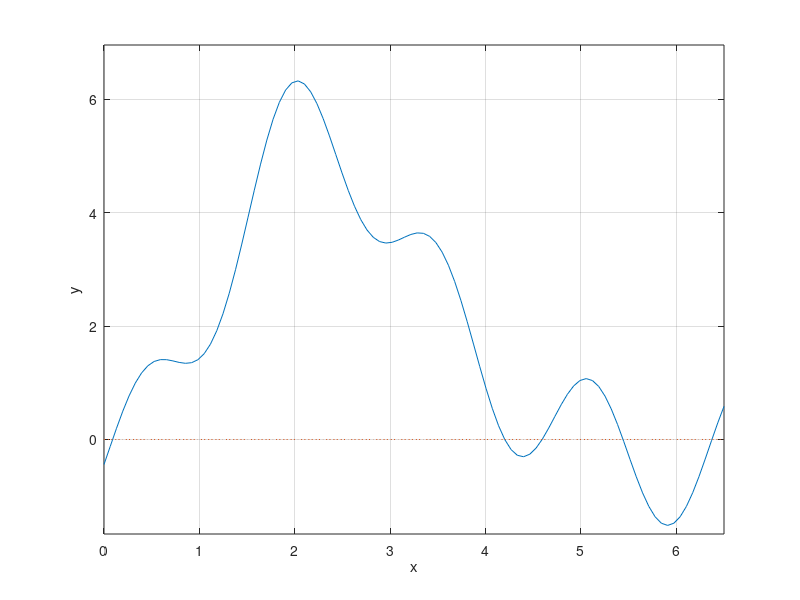

Write the MATLAB code that produced this figure. (Note: this script raises an error after producing the figure.)
clc, close all
clear

%

a = 0;
b = 6.5;
m = 100;

h = 0.01;
eps = 0.001;
iterations=5;

x = linspace(a,b,m);
f = @(x)1 + (1 + sin(x) - cos(x)).^2 - (sin(2.*x) - cos(2.*x) - 0.2).^2;
y = f(x);

plot (x,f(x),x,0*x,':');
grid on;
xlabel('x'); ylabel('y');
hold on;

y_minimal = min(y);
y_maximal = max(y);

if y_minimal < 0
    y_minimal = 1.1*y_minimal;
else
    y_minimal = 0.9*y_minimal;
end

if y_maximal>0
    y_maximal = 1.1*y_maximal;
else
    y_maximal = 0.9*y_maximal;
end

axis([a,b,y_minimal,y_maximal]);

z = ginput(2);

z1 = z(1,1);
z2 = z(2,1);

f1 = f(z1);
f2 = f(z2);

z = (z1+z2) / 2;

y = f(z);
P = plot(z1,0,z2,0,z,0);
if f1*f2 > 0
        disp('Error: Wrong points');
end

for i = 1:iterations
    z = (z1+z2)/2;
    y = f(z);
    delete(P);
    P = plot(z1,0,'*',z2,0,'*',z,0,'--');
    
    if  y*f1 < 0
        z2 = z;
    else
        z1 = z;
    end
    
    if abs(f(z)) < eps 
        break;
    end
end

hold off